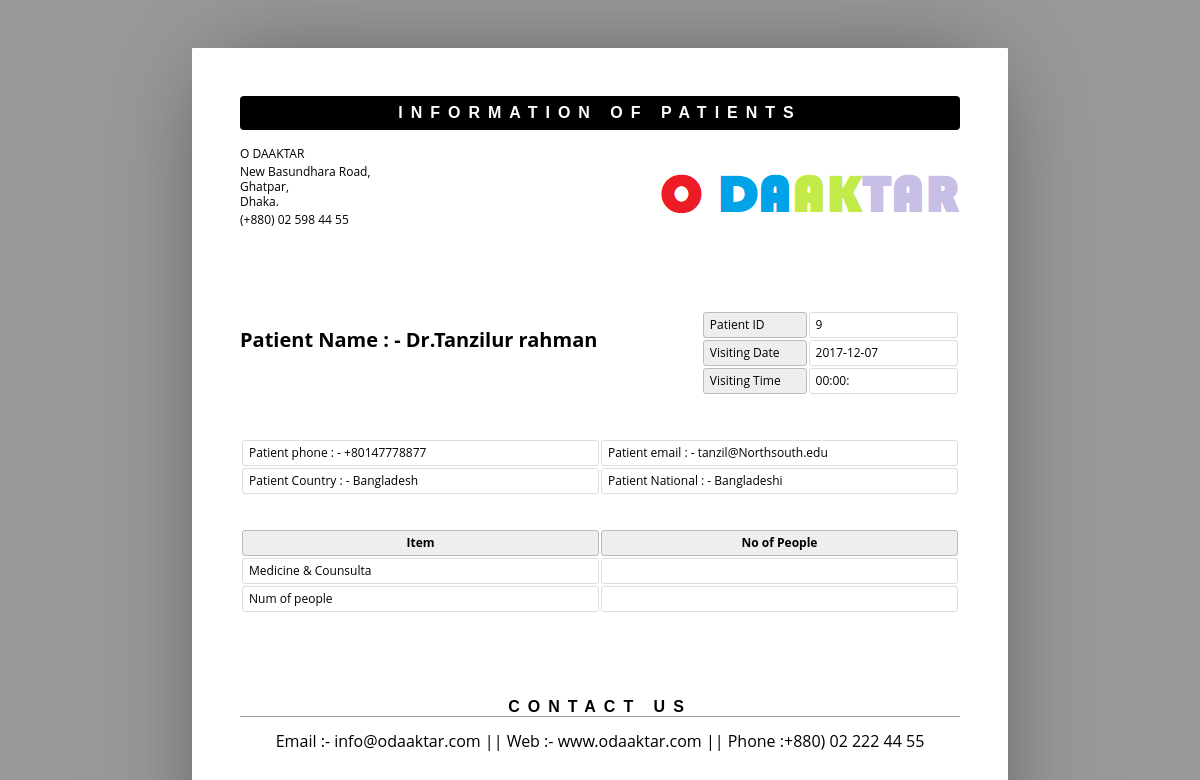
The page /admin/show.php?sid=9 on the database its author committed.
### tables this page shows
CREATE TABLE IF NOT EXISTS `appoinment` (
  `id` int(10) unsigned NOT NULL,
  `Title` varchar(5) DEFAULT NULL,
  `FName` text,
  `LName` text,
  `Email` varchar(50) DEFAULT NULL,
  `National` varchar(30) DEFAULT NULL,
  `Country` varchar(30) DEFAULT NULL,
  `Phone` text,
  `Doc_speciality` varchar(20) DEFAULT NULL,
  `typ_of_apoint` varchar(50) NOT NULL,
  `n_patients` int(11) NOT NULL,
  `Area_Sel` varchar(40) DEFAULT NULL,
  `Doc_adrs` varchar(100) DEFAULT NULL,
  `Vtime` varchar(6) DEFAULT NULL,
  `VDate` date DEFAULT NULL,
  `Status` varchar(15) DEFAULT NULL
);

### admin/show.php (the view, shortened to what this page needs)
<html>
	<head>
	</head>
	<body>
	<?php
	include ('db.php');
	$pid = $_GET['sid'];
	$sql ="SELECT * FROM appoinment where id = '$pid' ";
	$re = mysqli_query($con,$sql);
	while($row=mysqli_fetch_array($re))
	{
		$id = $row['id'];
		$title =  $row['Title'];
		$fname = $row['FName'];
		$lname = $row['LName'];
		$email = $row['Email'];
		$National = $row['National'];
		$country = $row['Country'];
		$phone = $row['Phone'];
		$typ_of_apoint=$row['typ_of_apoint'];
		$Doc_speciality = $row['Doc_speciality'];
		$VTime= $row['Vtime'];
		$VDate = $row['VDate'];
	}
	?>
		<header>
			<h1>Information of Patients</h1>
			<address >
				<p>O DAAKTAR </p>
				<p>New Basundhara Road,<br>Ghatpar,<br>Dhaka.</p>
				<p>(+880) 02 598 44 55</p>
			</address>
			<span><img alt="" src="assets/img/sun.png"></span>
		</header>
		<article>
			<address >
				<p><br></p>
				<p>Patient Name  : -  <?php echo $title.$fname." ".$lname;?><br></p></address>
			<table class="meta">
				<tr>
					<th><span >Patient ID</span></th>
					<td><span ><?php echo $id; ?></span></td>
				</tr>
				<tr>
					<th><span >Visiting Date</span></th>
					<td><span ><?php echo $VDate; ?> </span></td>
				</tr>
				<tr>
					<th><span >Visiting Time</span></th>
					<td><span ><?php echo $VTime; ?> </span></td>
				</tr>
			</table>
			<table >
					<tr>
						<td>Patient phone : -  <?php echo $phone; ?> </td>
						<td>Patient email : -  <?php echo $email; ?> </td>
					</tr>
					<tr>
						<td>Patient Country : -  <?php echo $country; ?> </td>
						<td>Patient National : -  <?php echo $National; ?> </td>
					</tr>
				</table>
				<br>
				<br>
			<table class="inventory">
				<thead>
					<tr>
						<th><span >Item</span></th>
						<th><span >No of People</span></th>
					</tr>
				</thead>
				<tbody>
					<tr>
						<td><span ><?php echo $Doc_speciality; ?></span></td>
						<td><span ><?php echo $Status; ?> </span></td>
					</tr>
					<tr>
						<td><span ><?php echo $typ_of_apoint; ?>  Num of people </span></td>
						<td><span ><?php echo $Status; ?></span></td>
					</tr>
				</tbody>
			</table>
		</article>
		<aside>
			<h1><span >Contact us</span></h1>
			<div >
				<p align="center">Email :- info@odaaktar.com || Web :- www.odaaktar.com || Phone :+880) 02 222 44 55 </p>
			</div>
		</aside>
	</body>
</html>

### admin/show.php (style rules this page uses)
* { border: 0; box-sizing: content-box; color: inherit; font-family: inherit; font-size: inherit; font-style: inherit; font-weight: inherit; line-height: inherit; list-style: none; margin: 0; padding: 0; text-decoration: none; vertical-align: top; }
h1 { font: bold 100% sans-serif; letter-spacing: 0.5em; text-align: center; text-transform: uppercase; }
table { font-size: 75%; table-layout: fixed; width: 100%; }
table { border-collapse: separate; border-spacing: 2px; }
th, td { border-width: 1px; padding: 0.5em; position: relative; text-align: left; }
th, td { border-radius: 0.25em; border-style: solid; }
th { background: #EEE; border-color: #BBB; }
td { border-color: #DDD; }
html { font: 16px/1 'Open Sans', sans-serif; overflow: auto; padding: 0.5in; }
html { background: #999; cursor: default; }
body { box-sizing: border-box; height: 11in; margin: 0 auto; overflow: hidden; padding: 0.5in; width: 8.5in; }
body { background: #FFF; border-radius: 1px; box-shadow: 0 0 1in -0.25in rgba(0, 0, 0, 0.5); }
header { margin: 0 0 3em; }
header:after { clear: both; content: ""; display: table; }
header h1 { background: #000; border-radius: 0.25em; color: #FFF; margin: 0 0 1em; padding: 0.5em 0; }
header address { float: left; font-size: 75%; font-style: normal; line-height: 1.25; margin: 0 1em 1em 0; }
header address p { margin: 0 0 0.25em; }
header span, header img { display: block; float: right; }
header span { margin: 0 0 1em 1em; max-height: 25%; max-width: 60%; position: relative; }
header img { max-height: 100%; max-width: 100%; }
article, article address, table.meta, table.inventory { margin: 0 0 3em; }
article:after { clear: both; content: ""; display: table; }
article address { float: left; font-size: 125%; font-weight: bold; }
table.meta, table.balance { float: right; width: 36%; }
table.meta:after, table.balance:after { clear: both; content: ""; display: table; }
table.meta th { width: 40%; }
table.meta td { width: 60%; }
table.inventory { clear: both; width: 100%; }
table.inventory th { font-weight: bold; text-align: center; }
table.inventory td:nth-child(1) { width: 26%; }
table.inventory td:nth-child(2) { width: 38%; }
aside h1 { border: none; border-width: 0 0 1px; margin: 0 0 1em; }
aside h1 { border-color: #999; border-bottom-style: solid; }

### rows shown on the page
appoinment: Title "Dr.", FName "Tanzilur", LName "rahman", id "9", VDate "2017-12-07", Vtime "00:00:", Phone "+80147778877", Email "tanzil@Northsouth.edu", Country "Bangladesh", National "Bangladeshi", Doc_speciality "Medicine & Counsulta"
